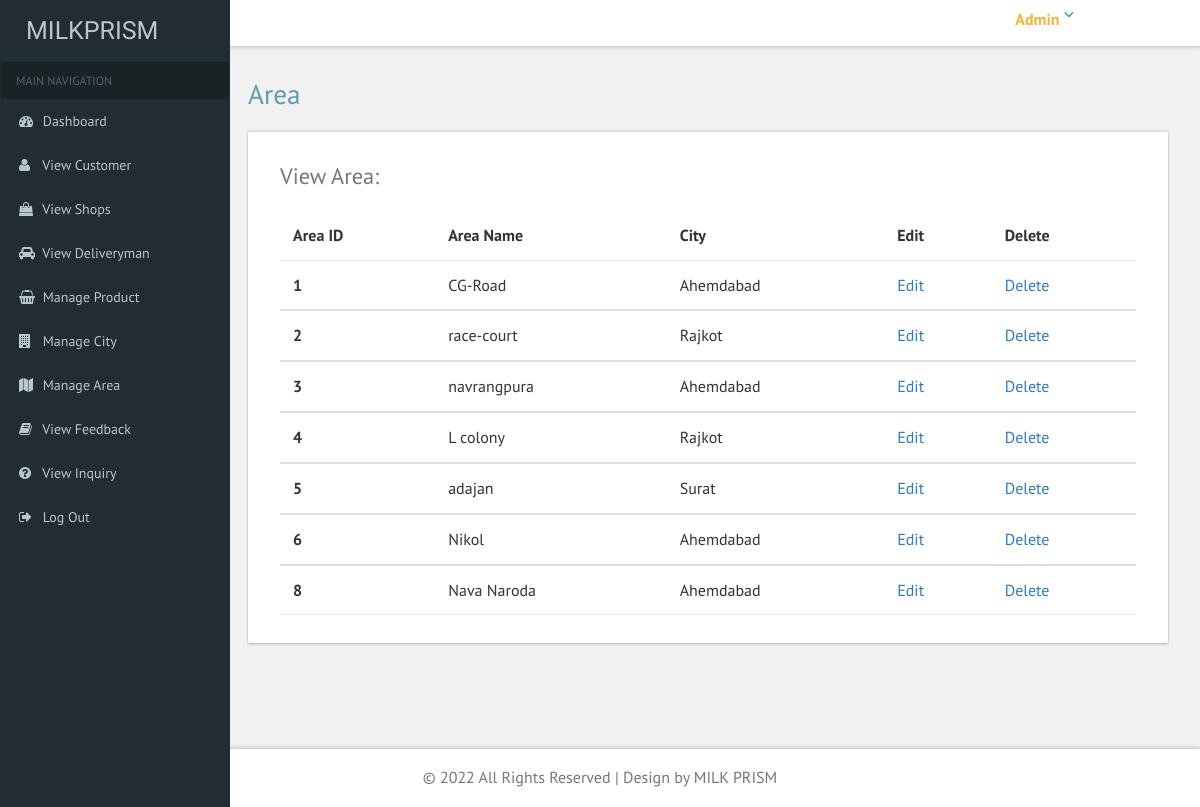
The page /ADMIN/view_area.php (signed in) on the database its author committed.
### tables this page shows
CREATE TABLE `area` (
  `area_id` int(11) NOT NULL,
  `area_name` varchar(50) NOT NULL,
  `city_id` int(11) NOT NULL
);

CREATE TABLE `city` (
  `city_id` int(11) NOT NULL,
  `city_name` varchar(100) NOT NULL
);

### ADMIN/view_area.php (the view, shortened to what this page needs)
<?php
include "common/connection.php";
$subcategory = $con->query("select * from area");
?>
<!DOCTYPE HTML>
<html>
<head>
<link href="css/bootstrap.css" rel='stylesheet' type='text/css' />
<link href="css/style.css" rel='stylesheet' type='text/css' />
<link href="css/font-awesome.css" rel="stylesheet">
 <link href='css/SidebarNav.min.css' media='all' rel='stylesheet' type='text/css'/>
<link href="css/custom.css" rel="stylesheet">
</head>
<body class="cbp-spmenu-push">
	<div class="main-content">
	<div class="cbp-spmenu cbp-spmenu-vertical cbp-spmenu-left" id="cbp-spmenu-s1">
		<aside class="sidebar-left">
      <?php include "common/sidebar.php"; ?>
    </aside>
	</div>
		<?php include "common/header.php"; ?>
		<div id="page-wrapper">
			<div class="main-page">
				<div class="tables">
					<h2 class="title1">Area</h2>
					<div class="panel-body widget-shadow">
						<h4>View Area:</h4>
						<table class="table">
							<thead>
								<tr>
								  <th>Area ID</th>
								  <th>Area Name</th>
								  <th>City</th>
								  <th>Edit</th>
								  <th>Delete</th>
								</tr>
							</thead>
							<?php
								while($row = $subcategory->fetch_object())
								{
								$area = $con->query("select * from city where city_id='$row->city_id'");
								$a = $area->fetch_object();
							?>
							<tbody>
								<tr>
								  <th scope="row"><?php echo "$row->area_id"; ?></th>
								  <td><?php echo "$row->area_name"; ?></td>
								  <td><?php echo "$a->city_name";?></td>
								  <td><a href="edit_area.php?eareaid=<?php echo "$row->area_id"; ?>">Edit</a></td>
								  <td><a href="delete_area.php?delareaid=<?php echo "$row->area_id"; ?>">Delete</a></td>
								</tr>
							</tbody>
							<?php
								}
							?>
						</table>
					</div>
				</div>
			</div>
		</div>
		<?php include "common/footer.php"; ?>
	</div>
</body>
</html>

### ADMIN/common/header.php (shortened to what this page needs)
<?php
include "connection.php";
$id = $_SESSION["id"];
$admin = $con->query("select * from admin where id='$id'");
$row = $admin->fetch_object();
?>
<div class="sticky-header header-section ">
			<div class="header-right">
				<div class="profile_details">
					<ul>
						<li class="dropdown profile_details_drop">
							<a href="#" class="dropdown-toggle" data-toggle="dropdown" aria-expanded="false">
								<div class="profile_img">
									<div class="user-name">
										<p><?php echo "$row->name";?></p>
									</div>
									<i class="fa fa-angle-down"></i>
								</div>
							</a>
						</li>
					</ul>
				</div>
				<div class="clearfix"> </div>
			</div>
			<div class="clearfix"> </div>
		</div>

### ADMIN/css/custom.css (style rules this page uses)
#page-wrapper { padding:5em 2em 2.5em; background-color: #F1F1F1; }

### rows shown on the page
area: area_id "1", area_name "CG-Road", city.city_name "Ahemdabad"
area: area_id "2", area_name "race-court", city.city_name "Rajkot"
area: area_id "3", area_name "navrangpura", city.city_name "Ahemdabad"
area: area_id "4", area_name "L colony", city.city_name "Rajkot"
area: area_id "5", area_name "adajan", city.city_name "Surat"
area: area_id "6", area_name "Nikol", city.city_name "Ahemdabad"
area: area_id "8", area_name "Nava Naroda", city.city_name "Ahemdabad"

### other values the page prints
$row->name "Admin"
